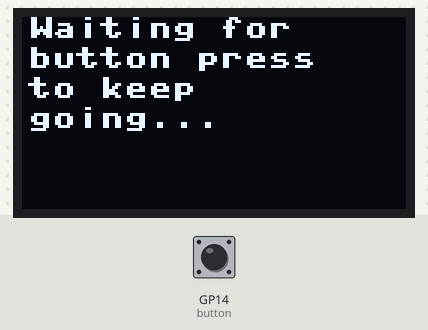
The program below on a simulated Raspberry Pi Pico running MicroPython. Shown: 128×64 one-colour display. The test bench sets the inputs (shaded band); at power-on: GP14 (button) HIGH. Library files of the repository ran but are not shown: sh1106.py; what the program prints to the serial console is not drawn.

Above: at 5.0 s.
5.1 s: GP14 (button) pulled LOW for 0.15 s
At 5.5 s:
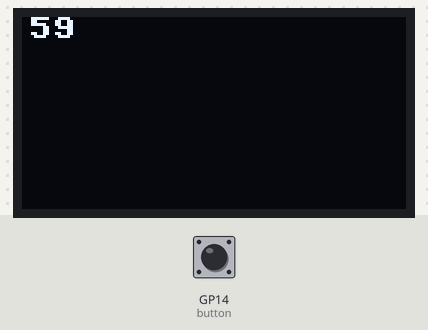
At 7.8 s:
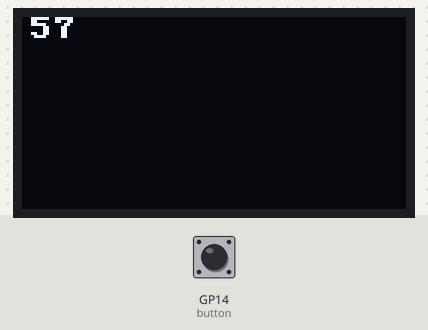
Timing chart, 0 to 9.3 s (numbered marks = the images above; inputs shaded):
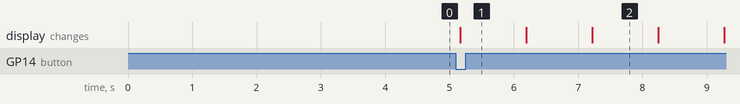

Measured:
- after the input at 5.1 s, the display: changes after 0.07 s (image 1)

The program:

oled.py
```python
from machine import Pin, I2C
from micropython import const
import picolearn.oled.sh1106 as sh1106
import time
import picolearn.oled.utilts as utilts

i2c = I2C(0, scl=Pin(1), sda=Pin(0))
oled = sh1106.SH1106_I2C(128, 64, i2c)

oled.fill(0)
oled.text("Hello", 0, 0)
oled.show()

#utilts.checkforbuttonpress(14) #debug

button = Pin(14, Pin.IN, Pin.PULL_UP)

print("Waiting for button press to keep going...")
oled.fill(0)
oled.text("Waiting for", 0, 0)
oled.text("button press", 0, 10)
oled.text("to keep", 0, 20)
oled.text("going...", 0, 30)
oled.show()

while button.value() == 1:
    time.sleep_ms(50)

timer = 60

while True:
    timer -= 1
    print(timer)
    oled.fill(0)
    oled.text(f"{timer}", 0, 0)
    oled.show()
    time.sleep(1)
    if timer == 0:
        break

print("Waiting for button press to keep going...")
oled.fill(0)
oled.text("Waiting for", 0, 0)
oled.text("button press", 0, 10)
oled.text("to keep", 0, 20)
oled.text("going...", 0, 30)
oled.show()

while button.value() == 1:
    time.sleep_ms(50)

oled.poweroff()
print("Display turned off.")
```

utilts.py
```python
from machine import Pin
import time

def checkforbuttonpress(pin):

    button = Pin(pin, Pin.IN, Pin.PULL_UP)  # Button on GPIO14, active low

    print("Waiting for button press...")

    while button.value() == 1:  # Loop until button pressed (value goes LOW)
            time.sleep_ms(50)       # Small delay to avoid busy waiting

    print("Button pressed!")
```
